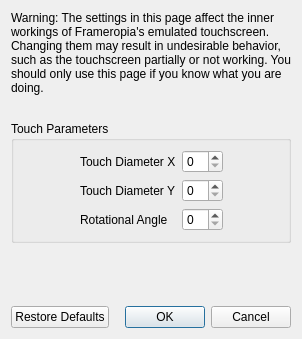
<?xml version="1.0" encoding="UTF-8"?>
<ui version="4.0">
 <class>ConfigureTouchscreenAdvanced</class>
 <widget class="QDialog" name="ConfigureTouchscreenAdvanced">
  <property name="geometry">
   <rect>
    <x>0</x>
    <y>0</y>
    <width>298</width>
    <height>339</height>
   </rect>
  </property>
  <property name="windowTitle">
   <string>Configure Touchscreen</string>
  </property>
  <layout class="QVBoxLayout" name="verticalLayout">
   <item>
    <widget class="QLabel" name="label_2">
     <property name="minimumSize">
      <size>
       <width>280</width>
       <height>0</height>
      </size>
     </property>
     <property name="text">
      <string>Warning: The settings in this page affect the inner workings of Frameropia's emulated touchscreen. Changing them may result in undesirable behavior, such as the touchscreen partially or not working. You should only use this page if you know what you are doing.</string>
     </property>
     <property name="wordWrap">
      <bool>true</bool>
     </property>
    </widget>
   </item>
   <item>
    <spacer name="verticalSpacer_2">
     <property name="orientation">
      <enum>Qt::Vertical</enum>
     </property>
     <property name="sizeType">
      <enum>QSizePolicy::Fixed</enum>
     </property>
     <property name="sizeHint" stdset="0">
      <size>
       <width>20</width>
       <height>20</height>
      </size>
     </property>
    </spacer>
   </item>
   <item>
    <widget class="QGroupBox" name="gridGroupBox">
     <property name="title">
      <string>Touch Parameters</string>
     </property>
     <layout class="QGridLayout" name="gridLayout">
      <item row="0" column="0">
       <spacer name="horizontalSpacer">
        <property name="orientation">
         <enum>Qt::Horizontal</enum>
        </property>
        <property name="sizeHint" stdset="0">
         <size>
          <width>40</width>
          <height>20</height>
         </size>
        </property>
       </spacer>
      </item>
      <item row="1" column="1">
       <widget class="QLabel" name="label_4">
        <property name="text">
         <string>Touch Diameter Y</string>
        </property>
       </widget>
      </item>
      <item row="0" column="3">
       <spacer name="horizontalSpacer_2">
        <property name="orientation">
         <enum>Qt::Horizontal</enum>
        </property>
        <property name="sizeHint" stdset="0">
         <size>
          <width>40</width>
          <height>20</height>
         </size>
        </property>
       </spacer>
      </item>
      <item row="0" column="1">
       <widget class="QLabel" name="label_3">
        <property name="text">
         <string>Touch Diameter X</string>
        </property>
       </widget>
      </item>
      <item row="2" column="1">
       <widget class="QLabel" name="label_5">
        <property name="text">
         <string>Rotational Angle</string>
        </property>
       </widget>
      </item>
      <item row="0" column="2">
       <widget class="QSpinBox" name="diameter_x_box"/>
      </item>
      <item row="1" column="2">
       <widget class="QSpinBox" name="diameter_y_box"/>
      </item>
      <item row="2" column="2">
       <widget class="QSpinBox" name="angle_box"/>
      </item>
     </layout>
    </widget>
   </item>
   <item>
    <spacer name="verticalSpacer">
     <property name="orientation">
      <enum>Qt::Vertical</enum>
     </property>
     <property name="sizeHint" stdset="0">
      <size>
       <width>20</width>
       <height>40</height>
      </size>
     </property>
    </spacer>
   </item>
   <item>
    <layout class="QHBoxLayout" name="horizontalLayout">
     <item>
      <widget class="QPushButton" name="restore_defaults_button">
       <property name="text">
        <string>Restore Defaults</string>
       </property>
      </widget>
     </item>
     <item>
      <widget class="QDialogButtonBox" name="buttonBox">
       <property name="standardButtons">
        <set>QDialogButtonBox::Cancel|QDialogButtonBox::Ok</set>
       </property>
      </widget>
     </item>
    </layout>
   </item>
  </layout>
 </widget>
 <resources/>
 <connections>
  <connection>
   <sender>buttonBox</sender>
   <signal>accepted()</signal>
   <receiver>ConfigureTouchscreenAdvanced</receiver>
   <slot>accept()</slot>
  </connection>
  <connection>
   <sender>buttonBox</sender>
   <signal>rejected()</signal>
   <receiver>ConfigureTouchscreenAdvanced</receiver>
   <slot>reject()</slot>
   </connection>
 </connections>
</ui>
